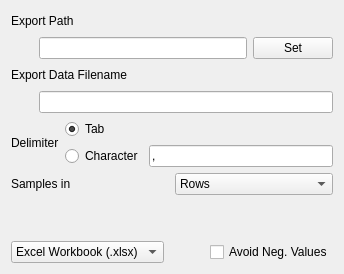
          <widget class="QWidget" name="exportDataSetTab">
           <layout class="QVBoxLayout" name="verticalLayout_11">
            <item>
             <layout class="QHBoxLayout" name="horizontalLayout_36">
              <item>
               <widget class="QLabel" name="label_55">
                <property name="text">
                 <string>Export Path</string>
                </property>
               </widget>
              </item>
              <item>
               <spacer name="horizontalSpacer_28">
                <property name="orientation">
                 <enum>Qt::Horizontal</enum>
                </property>
                <property name="sizeHint" stdset="0">
                 <size>
                  <width>40</width>
                  <height>20</height>
                 </size>
                </property>
               </spacer>
              </item>
             </layout>
            </item>
            <item>
             <layout class="QHBoxLayout" name="horizontalLayout_37">
              <item>
               <spacer name="horizontalSpacer_27">
                <property name="orientation">
                 <enum>Qt::Horizontal</enum>
                </property>
                <property name="sizeHint" stdset="0">
                 <size>
                  <width>28</width>
                  <height>20</height>
                 </size>
                </property>
               </spacer>
              </item>
              <item>
               <widget class="QLineEdit" name="exportPath">
                <property name="sizePolicy">
                 <sizepolicy hsizetype="Expanding" vsizetype="Fixed">
                  <horstretch>90</horstretch>
                  <verstretch>0</verstretch>
                 </sizepolicy>
                </property>
                <property name="alignment">
                 <set>Qt::AlignRight|Qt::AlignTrailing|Qt::AlignVCenter</set>
                </property>
               </widget>
              </item>
              <item>
               <widget class="QPushButton" name="exportPathSelectButton">
                <property name="text">
                 <string>Set</string>
                </property>
               </widget>
              </item>
             </layout>
            </item>
            <item>
             <layout class="QHBoxLayout" name="horizontalLayout_38">
              <item>
               <widget class="QLabel" name="label_56">
                <property name="text">
                 <string>Export Data Filename</string>
                </property>
               </widget>
              </item>
              <item>
               <spacer name="horizontalSpacer_29">
                <property name="orientation">
                 <enum>Qt::Horizontal</enum>
                </property>
                <property name="sizeHint" stdset="0">
                 <size>
                  <width>40</width>
                  <height>20</height>
                 </size>
                </property>
               </spacer>
              </item>
             </layout>
            </item>
            <item>
             <layout class="QHBoxLayout" name="horizontalLayout_39">
              <item>
               <spacer name="horizontalSpacer_30">
                <property name="orientation">
                 <enum>Qt::Horizontal</enum>
                </property>
                <property name="sizeHint" stdset="0">
                 <size>
                  <width>28</width>
                  <height>20</height>
                 </size>
                </property>
               </spacer>
              </item>
              <item>
               <widget class="QLineEdit" name="exportFileName">
                <property name="sizePolicy">
                 <sizepolicy hsizetype="Expanding" vsizetype="Fixed">
                  <horstretch>90</horstretch>
                  <verstretch>0</verstretch>
                 </sizepolicy>
                </property>
                <property name="alignment">
                 <set>Qt::AlignRight|Qt::AlignTrailing|Qt::AlignVCenter</set>
                </property>
               </widget>
              </item>
             </layout>
            </item>
            <item>
             <layout class="QHBoxLayout" name="horizontalLayout_44">
              <item>
               <widget class="QLabel" name="delimiterLabel">
                <property name="text">
                 <string>Delimiter</string>
                </property>
               </widget>
              </item>
              <item>
               <layout class="QVBoxLayout" name="verticalLayout_10">
                <item>
                 <widget class="QRadioButton" name="exportDelimiterTab">
                  <property name="text">
                   <string>Tab</string>
                  </property>
                  <property name="checked">
                   <bool>true</bool>
                  </property>
                 </widget>
                </item>
                <item>
                 <layout class="QHBoxLayout" name="horizontalLayout_30">
                  <item>
                   <widget class="QRadioButton" name="exportDelimiterCharacter">
                    <property name="text">
                     <string>Character</string>
                    </property>
                   </widget>
                  </item>
                  <item>
                   <widget class="QLineEdit" name="exportCharacter">
                    <property name="enabled">
                     <bool>true</bool>
                    </property>
                    <property name="text">
                     <string>,</string>
                    </property>
                   </widget>
                  </item>
                 </layout>
                </item>
               </layout>
              </item>
             </layout>
            </item>
            <item>
             <layout class="QHBoxLayout" name="horizontalLayout_47">
              <item>
               <widget class="QLabel" name="samplesInRowsLabel">
                <property name="text">
                 <string>Samples in</string>
                </property>
               </widget>
              </item>
              <item>
               <widget class="QComboBox" name="samplesInComboBox">
                <item>
                 <property name="text">
                  <string>Rows</string>
                 </property>
                </item>
                <item>
                 <property name="text">
                  <string>Columns</string>
                 </property>
                </item>
               </widget>
              </item>
             </layout>
            </item>
            <item>
             <spacer name="verticalSpacer_4">
              <property name="orientation">
               <enum>Qt::Vertical</enum>
              </property>
              <property name="sizeHint" stdset="0">
               <size>
                <width>20</width>
                <height>40</height>
               </size>
              </property>
             </spacer>
            </item>
            <item>
             <layout class="QHBoxLayout" name="horizontalLayout_40">
              <item>
               <widget class="QComboBox" name="exportMethod">
                <item>
                 <property name="text">
                  <string>Excel Workbook (.xlsx)</string>
                 </property>
                </item>
                <item>
                 <property name="text">
                  <string>CSV Export (.csv)</string>
                 </property>
                </item>
                <item>
                 <property name="text">
                  <string>MetaboAnalyst (.csv)</string>
                 </property>
                </item>
                <item>
                 <property name="text">
                  <string>rDolphin (.csv)</string>
                 </property>
                </item>
                <item>
                 <property name="text">
                  <string>Batman (.txt)</string>
                 </property>
                </item>
                <item>
                 <property name="text">
                  <string>Bruker Dataset</string>
                 </property>
                </item>
               </widget>
              </item>
              <item>
               <spacer name="horizontalSpacer_31">
                <property name="orientation">
                 <enum>Qt::Horizontal</enum>
                </property>
                <property name="sizeHint" stdset="0">
                 <size>
                  <width>40</width>
                  <height>20</height>
                 </size>
                </property>
               </spacer>
              </item>
              <item>
               <widget class="QCheckBox" name="avoidNegValues">
                <property name="text">
                 <string>Avoid Neg. Values</string>
                </property>
               </widget>
              </item>
             </layout>
            </item>
           </layout>
          </widget>
